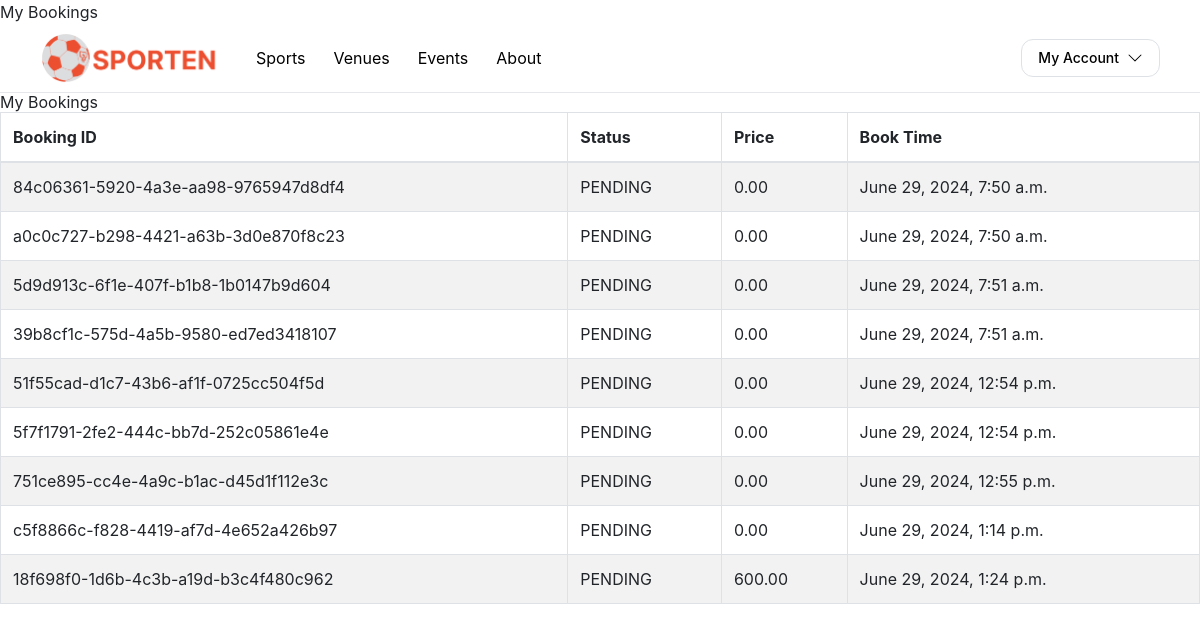
The page /my_bookings/ (signed in) on the database as committed earlier.
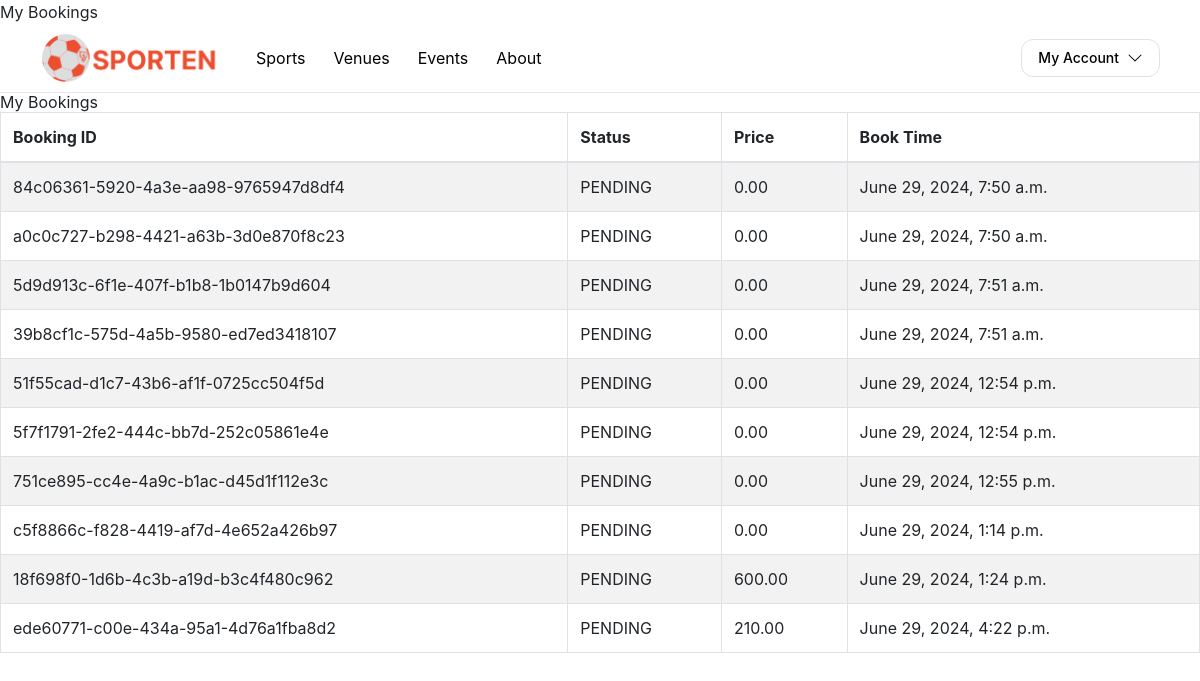
The same page on the database as committed later.
### base/models.py (models this page shows, shortened)
class Booking(models.Model):
    statusChoices = [
        ('PENDING', 'Pending'),
        ('CANCELLED', 'Cancelled'),
        ('COMPLETED', 'Completed'),
    ]
    bookingID = models.UUIDField(primary_key=True, default=uuid.uuid4, editable=False)
    userID = models.ForeignKey("User", on_delete=models.CASCADE)
    bookTime = models.DateTimeField(auto_now_add=True)
    price = models.DecimalField(decimal_places=2, max_digits=10)
    status = models.CharField(
        max_length=10,
        choices=statusChoices,
        default='PENDING',
    )

### base/views.py (the view)
# urls.py: path('my_bookings/', views.my_bookings, name='my_bookings'),
@login_required
def my_bookings(request):
    bookings = Booking.objects.filter(userID=request.user)
    return render(request, 'my_bookings.html', {'bookings': bookings})

### base/templates/my_bookings.html (shortened to what this page needs)
{% extends "base.html" %}
{% block content %}
<h1>My Bookings</h1>
<table class="table table-striped table-bordered">
    <thead>
        <tr>
            <th>Booking ID</th>
            <th>Status</th>
            <th>Price</th>
            <th>Book Time</th>
        </tr>
    </thead>
    <tbody>
        {% for booking in bookings %}
        <tr>
            <td>{{ booking.bookingID }}</td>
            <td>{{ booking.status }}</td>
            <td>{{ booking.price }}</td>
            <td>{{ booking.bookTime }}</td>
        </tr>
        {% endfor %}
    </tbody>
</table>
{% endblock %}

Rows that differ between the two databases and show on the page:
added Booking: bookingID "ede60771-c00e-434a-95a1-4d76a1fba8d2", status "PENDING", price "210.00", bookTime "June 29, 2024, 4:22 p.m."
